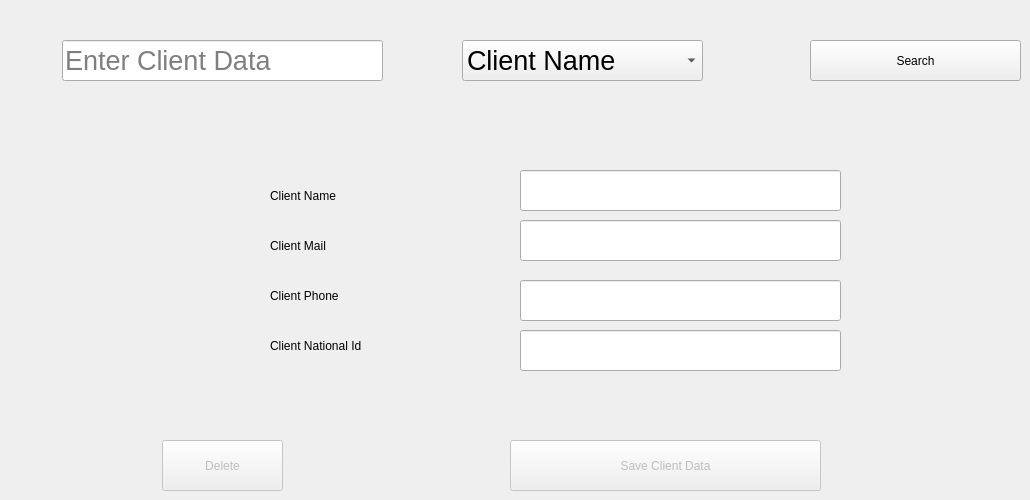
      <widget class="QWidget" name="tab_13">
       <attribute name="title">
        <string>Edit Or Delete Client</string>
       </attribute>
       <widget class="QLabel" name="label_20">
        <property name="geometry">
         <rect>
          <x>270</x>
          <y>280</y>
          <width>141</width>
          <height>31</height>
         </rect>
        </property>
        <property name="text">
         <string>Client Phone</string>
        </property>
       </widget>
       <widget class="QLabel" name="label_21">
        <property name="geometry">
         <rect>
          <x>270</x>
          <y>180</y>
          <width>141</width>
          <height>31</height>
         </rect>
        </property>
        <property name="text">
         <string>Client Name</string>
        </property>
       </widget>
       <widget class="QLabel" name="label_22">
        <property name="geometry">
         <rect>
          <x>270</x>
          <y>230</y>
          <width>141</width>
          <height>31</height>
         </rect>
        </property>
        <property name="text">
         <string>Client Mail</string>
        </property>
       </widget>
       <widget class="QLabel" name="label_23">
        <property name="geometry">
         <rect>
          <x>270</x>
          <y>330</y>
          <width>151</width>
          <height>31</height>
         </rect>
        </property>
        <property name="text">
         <string>Client National Id</string>
        </property>
       </widget>
       <widget class="QLineEdit" name="lineEdit_16">
        <property name="geometry">
         <rect>
          <x>520</x>
          <y>280</y>
          <width>321</width>
          <height>41</height>
         </rect>
        </property>
       </widget>
       <widget class="QLineEdit" name="lineEdit_17">
        <property name="geometry">
         <rect>
          <x>520</x>
          <y>220</y>
          <width>321</width>
          <height>41</height>
         </rect>
        </property>
       </widget>
       <widget class="QLineEdit" name="lineEdit_18">
        <property name="geometry">
         <rect>
          <x>520</x>
          <y>170</y>
          <width>321</width>
          <height>41</height>
         </rect>
        </property>
       </widget>
       <widget class="QLineEdit" name="lineEdit_19">
        <property name="geometry">
         <rect>
          <x>520</x>
          <y>330</y>
          <width>321</width>
          <height>41</height>
         </rect>
        </property>
       </widget>
       <widget class="QPushButton" name="pushButton_16">
        <property name="enabled">
         <bool>false</bool>
        </property>
        <property name="geometry">
         <rect>
          <x>510</x>
          <y>440</y>
          <width>311</width>
          <height>51</height>
         </rect>
        </property>
        <property name="text">
         <string>Save Client Data</string>
        </property>
       </widget>
       <widget class="QPushButton" name="pushButton_17">
        <property name="geometry">
         <rect>
          <x>810</x>
          <y>40</y>
          <width>211</width>
          <height>41</height>
         </rect>
        </property>
        <property name="text">
         <string>Search</string>
        </property>
       </widget>
       <widget class="QComboBox" name="comboBox_11">
        <property name="geometry">
         <rect>
          <x>462</x>
          <y>40</y>
          <width>241</width>
          <height>41</height>
         </rect>
        </property>
        <property name="font">
         <font>
          <pointsize>20</pointsize>
         </font>
        </property>
        <item>
         <property name="text">
          <string>Client Name</string>
         </property>
        </item>
        <item>
         <property name="text">
          <string>Client Mail</string>
         </property>
        </item>
        <item>
         <property name="text">
          <string>CLient Phone</string>
         </property>
        </item>
        <item>
         <property name="text">
          <string>Client National Id</string>
         </property>
        </item>
       </widget>
       <widget class="QLineEdit" name="lineEdit_20">
        <property name="geometry">
         <rect>
          <x>62</x>
          <y>40</y>
          <width>321</width>
          <height>41</height>
         </rect>
        </property>
        <property name="font">
         <font>
          <pointsize>20</pointsize>
         </font>
        </property>
        <property name="placeholderText">
         <string>Enter Client Data</string>
        </property>
       </widget>
       <widget class="QPushButton" name="pushButton_18">
        <property name="enabled">
         <bool>false</bool>
        </property>
        <property name="geometry">
         <rect>
          <x>162</x>
          <y>440</y>
          <width>121</width>
          <height>51</height>
         </rect>
        </property>
        <property name="text">
         <string>Delete</string>
        </property>
       </widget>
      </widget>
